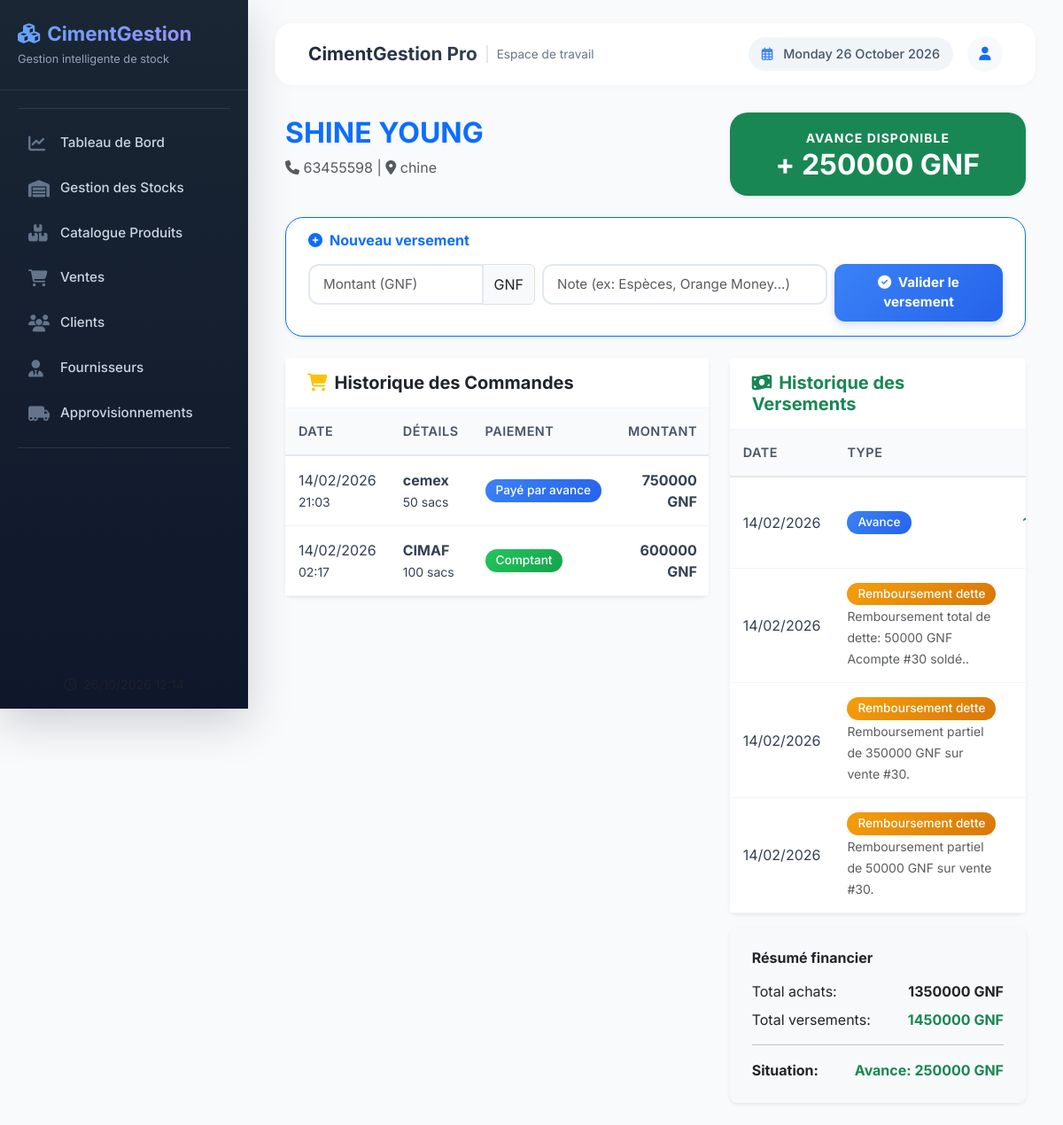
/boutique/clients/19/, run on the app's committed database.
### boutique/models.py (models this page shows, shortened)
class Client(models.Model):
    nom = models.CharField(max_length=100)
    telephone = models.CharField(max_length=20, blank=True)
    adresse = models.TextField(blank=True)
    solde = models.BigIntegerField(default=0)
    date_creation = models.DateTimeField(auto_now_add=True)

class Vente(models.Model):
    TYPE_PAIEMENT = [
        ('COMPTANT', 'Paiement Comptant'),
        ('DETTE', 'Dette Totale'),
        ('ACOMPTE', 'Acompte'),
        ('AVANCE', 'Payé par avance'),
    ]
    produit = models.ForeignKey(Produit, on_delete=models.CASCADE)
    client = models.ForeignKey(Client, on_delete=models.SET_NULL, null=True, blank=True)
    quantite_sacs = models.PositiveIntegerField()
    prix_total = models.BigIntegerField(default=0)
    montant_paye = models.BigIntegerField(default=0)
    type_paiement = models.CharField(max_length=20, choices=TYPE_PAIEMENT, default='COMPTANT')
    reste_a_payer = models.BigIntegerField(default=0)
    date_vente = models.DateTimeField(auto_now_add=True)
    commentaire = models.CharField(max_length=255, blank=True, default='')

class Produit(models.Model):
    nom = models.CharField(max_length=100, verbose_name="Marque/Type")
    prix_achat = models.BigIntegerField(default=0)
    prix_vente = models.BigIntegerField(default=0)
    stock_actuel = models.IntegerField(default=0)
    seuil_alerte = models.IntegerField(default=10)
    fournisseurs = models.ManyToManyField(Fournisseur, through='Approvisionnement', related_name='produits')

class Paiement(models.Model):
    client = models.ForeignKey(Client, on_delete=models.CASCADE, related_name='paiements')
    date_paiement = models.DateTimeField(auto_now_add=True)
    montant = models.DecimalField(max_digits=15, decimal_places=2)
    commentaire = models.CharField(max_length=255, blank=True, default="Versement")
    type_versement = models.CharField(max_length=20, choices=[
        ('REMBOURSEMENT', 'Remboursement de dette'),
        ('AVANCE', 'Avance sur futurs achats'),
    ], default='AVANCE')

### boutique/views.py (the view)
# urls.py: path('clients/<int:client_id>/', views.details_client, name='details_client'),
def details_client(request, client_id):
    client = get_object_or_404(Client, id=client_id)
    commandes = Vente.objects.filter(client=client).order_by('-date_vente')
    paiements = Paiement.objects.filter(client=client).order_by('-date_paiement')
    total_achats = int(sum(v.prix_total for v in commandes))
    total_verses = int(sum(p.montant for p in paiements))
    context = {
        'client': client,
        'commandes': commandes,
        'paiements': paiements,
        'reste_a_payer': total_achats - total_verses,
        'total_achats': total_achats,
        'total_verses': total_verses,
    }
    return render(request, 'boutique/details_client.html', context)

### boutique/templates/boutique/details_client.html (shortened to what this page needs)
{% extends 'boutique/base.html' %}
{% block content %}
<div class="container mt-4">
    <div class="row align-items-center mb-4">
        <div class="col-md-7">
            <h2 class="fw-bold text-primary">{{ client.nom|upper }}</h2>
            <p class="text-muted">
                <i class="fas fa-phone"></i> {{ client.telephone|default:"Pas de numéro" }} |
                <i class="fas fa-map-marker-alt"></i> {{ client.adresse|default:"Conakry" }}
            </p>
        </div>
        <div class="col-md-5">
            {% if client.solde >= 0 %}
                <div class="card bg-success text-white border-0 shadow-sm">
                    <div class="card-body p-3 text-center">
                        <small class="text-uppercase fw-bold" style="letter-spacing: 1px;">Avance disponible</small>
                        <h2 class="mb-0 fw-bold">+ {{ client.solde }} GNF</h2>
                    </div>
                </div>
            {% endif %}
        </div>
    </div>
    <div class="card border-primary mb-4 shadow-sm">
        <div class="card-body py-3">
            <h6 class="fw-bold text-primary mb-3">
                <i class="fas fa-plus-circle me-2"></i>Nouveau versement
            </h6>
            <form method="POST" action="{% url 'creer_paiement' client.id %}" class="row g-2">
                <div class="col-md-4">
                    <div class="input-group">
                        <input type="number" name="montant" class="form-control" placeholder="Montant (GNF)" required>
                        <span class="input-group-text">GNF</span>
                    </div>
                </div>
                <div class="col-md-5">
                    <input type="text" name="commentaire" class="form-control" placeholder="Note (ex: Espèces, Orange Money...)">
                </div>
                <div class="col-md-3">
                    <button type="submit" class="btn btn-primary w-100 fw-bold">
                        <i class="fas fa-check-circle me-1"></i> Valider le versement
                    </button>
                </div>
            </form>
        </div>
    </div>
    <div class="row">
        <div class="col-md-7">
            <div class="card border-0 shadow-sm rounded-3">
                <div class="card-header bg-white py-3">
                    <h5 class="mb-0 fw-bold"><i class="fas fa-shopping-cart text-warning me-2"></i>Historique des Commandes</h5>
                </div>
                <div class="table-responsive">
                    <table class="table align-middle mb-0">
                        <thead class="table-light">
                            <tr>
                                <th>Date</th>
                                <th>Détails</th>
                                <th>Paiement</th>
                                <th class="text-end">Montant</th>
                            </tr>
                        </thead>
                        <tbody>
                            {% for v in commandes %}
                            <tr>
                                <td>{{ v.date_vente|date:"d/m/Y" }}<br><small>{{ v.date_vente|date:"H:i" }}</small></td>
                                <td>
                                    <strong>{{ v.produit.nom }}</strong><br>
                                    <small>{{ v.quantite_sacs }} sacs</small>
                                </td>
                                <td>
                                    {% if v.type_paiement == 'AVANCE' %}
                                        <span class="badge bg-info">Payé par avance</span>
                                    {% elif v.type_paiement == 'COMPTANT' %}
                                        <span class="badge bg-success">Comptant</span>
                                    {% elif v.type_paiement == 'DETTE' %}
                                        <span class="badge bg-danger">Dette</span>
                                    {% else %}
                                        <span class="badge bg-warning text-dark">Acompte</span>
                                    {% endif %}
                                </td>
                                <td class="text-end fw-bold">{{ v.prix_total }} GNF</td>
                            </tr>
                            {% empty %}
                            <tr><td colspan="5" class="text-center py-4">Aucune commande</td></tr>
                            {% endfor %}
                        </tbody>
                    </table>
                </div>
            </div>
        </div>
        <div class="col-md-5">
            <div class="card border-0 shadow-sm rounded-3">
                <div class="card-header bg-white py-3">
                    <h5 class="mb-0 fw-bold text-success"><i class="fas fa-money-bill-wave me-2"></i>Historique des Versements</h5>
                </div>
                <div class="table-responsive">
                    <table class="table align-middle mb-0">
                        <thead class="table-light">
                            <tr>
                                <th>Date</th>
                                <th>Type</th>
                                <th class="text-end">Montant</th>
                            </tr>
                        </thead>
                        <tbody>
                            {% for p in paiements %}
                            <tr>
                                <td>{{ p.date_paiement|date:"d/m/Y" }}</td>
                                <td>
                                    {% if p.type_versement == 'REMBOURSEMENT' %}
                                        <span class="badge bg-warning text-dark">Remboursement dette</span>
                                    {% else %}
                                        <span class="badge bg-info">Avance</span>
                                    {% endif %}
                                    {% if p.commentaire %}
                                        <br><small class="text-muted">{{ p.commentaire }}</small>
                                    {% endif %}
                                </td>
                                <td class="text-end text-success fw-bold">+ {{ p.montant }} GNF</td>
                            </tr>
                            {% empty %}
                            <tr><td colspan="3" class="text-center py-4">Aucun versement</td></tr>
                            {% endfor %}
                        </tbody>
                    </table>
                </div>
            </div>
            <div class="card bg-light border-0 shadow-sm rounded-3 mt-3">
                <div class="card-body">
                    <h6 class="fw-bold mb-3">Résumé financier</h6>
                    <div class="d-flex justify-content-between mb-2">
                        <span>Total achats:</span>
                        <span class="fw-bold">{{ total_achats }} GNF</span>
                    </div>
                    <div class="d-flex justify-content-between mb-2">
                        <span>Total versements:</span>
                        <span class="fw-bold text-success">{{ total_verses }} GNF</span>
                    </div>
                    <hr>
                    <div class="d-flex justify-content-between">
                        <span class="fw-bold">Situation:</span>
                        {% if client.solde >= 0 %}
                            <span class="fw-bold text-success">Avance: {{ client.solde }} GNF</span>
                        {% else %}
                            <span class="fw-bold text-danger">Dette: {{ client.solde_positif }} GNF</span>
                        {% endif %}
                    </div>
                </div>
            </div>
        </div>
    </div>
</div>
{% endblock %}

### boutique/templates/boutique/base.html (style rules this page uses)
* { font-family: 'Inter', sans-serif; margin: 0; padding: 0; box-sizing: border-box; }
body { background-color: #f8fafc; overflow-x: hidden; }
.card { border: none; border-radius: 20px; background: white; box-shadow: 0 4px 20px rgba(0, 0, 0, 0.02); transition: all 0.3s ease; border: 1px solid rgba(0, 0, 0, 0.03); }
.card-header { background: transparent; border-bottom: 1px solid #f1f5f9; padding: 20px 25px; font-weight: 600; }
.card-body { padding: 25px; }
.btn { border-radius: 12px; padding: 10px 20px; font-weight: 600; font-size: 0.95rem; transition: all 0.3s ease; border: none; }
.btn-primary { background: linear-gradient(135deg, #3b82f6 0%, #2563eb 100%); color: white; box-shadow: 0 4px 10px rgba(37, 99, 235, 0.2); }
.table { margin-bottom: 0; }
.table thead th { background: #f8fafc; color: #475569; font-weight: 600; font-size: 0.9rem; text-transform: uppercase; letter-spacing: 0.5px; border-bottom: 2px solid #e2e8f0; padding: 15px; }
.table tbody td { padding: 15px; vertical-align: middle; color: #334155; border-bottom: 1px solid #f1f5f9; }
.badge { padding: 6px 12px; border-radius: 30px; font-weight: 500; font-size: 0.85rem; }
.badge.bg-success { background: linear-gradient(135deg, #22c55e 0%, #16a34a 100%) !important; }
.badge.bg-warning { background: linear-gradient(135deg, #f59e0b 0%, #d97706 100%) !important; color: white !important; }
.badge.bg-info { background: linear-gradient(135deg, #3b82f6 0%, #2563eb 100%) !important; }
.form-control, .form-select { border: 2px solid #e2e8f0; border-radius: 12px; padding: 10px 15px; font-size: 0.95rem; transition: all 0.3s ease; }

### data on the page
Client: nom "SHINE YOUNG", telephone "63455598", adresse "chine", solde "250000"
Vente: date_vente "14/02/2026", date_vente "21:03", produit.nom "cemex", quantite_sacs "50", type_paiement "Payé par avance", prix_total "750000"
Vente: date_vente "14/02/2026", date_vente "02:17", produit.nom "CIMAF", quantite_sacs "100", type_paiement "Comptant", prix_total "600000"
Paiement: date_paiement "14/02/2026", type_versement "Avance"
Paiement: date_paiement "14/02/2026", type_versement "Remboursement dette", commentaire "Remboursement total de dette: 50000 GNF Acompte #30 soldé.."
Paiement: date_paiement "14/02/2026", type_versement "Remboursement dette", commentaire "Remboursement partiel de 350000 GNF sur vente #30."
Paiement: date_paiement "14/02/2026", type_versement "Remboursement dette", commentaire "Remboursement partiel de 50000 GNF sur vente #30."

### other printed values
{{ total_achats }} "1350000"
{{ total_verses }} "1450000"
